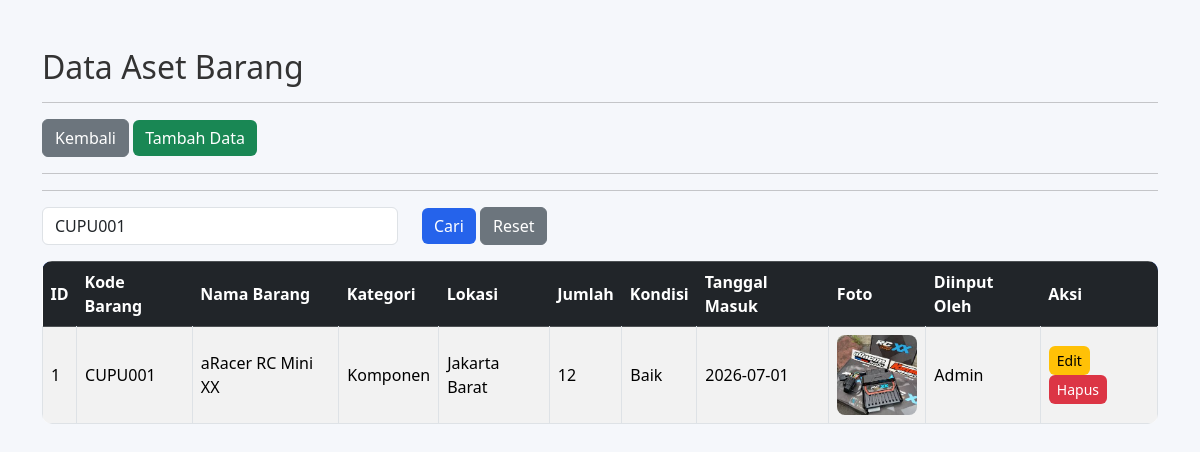
The app's page /view/aset/index.php?keyword=CUPU001 (signed in) with its own data.
### tables this page shows
CREATE TABLE `aset` (
  `id_aset` int(11) NOT NULL,
  `kode_barang` varchar(20) NOT NULL,
  `nama_barang` varchar(100) NOT NULL,
  `kategori` varchar(50) NOT NULL,
  `lokasi` varchar(100) NOT NULL,
  `jumlah` int(11) NOT NULL,
  `kondisi` enum('Baik','Rusak') NOT NULL,
  `tanggal_masuk` date NOT NULL,
  `foto` varchar(255) DEFAULT NULL,
  `user_input` varchar(100) NOT NULL
);

### model/Aset.php (called while the page is built, shortened)
<?php
require_once __DIR__ . "/../config/Database.php";
class Aset
{
    private $conn;
    public function __construct()
    {
        $database = new Database();
        $this->conn = $database->connect();
    }
public function search($keyword)
{
    $query = "SELECT * FROM aset
              WHERE
              kode_barang LIKE ?
              OR nama_barang LIKE ?
              OR kategori LIKE ?
              OR lokasi LIKE ?
              ORDER BY id_aset ASC";
    $stmt = $this->conn->prepare($query);
    $keyword = "%".$keyword."%";
    $stmt->bind_param(
        "ssss",
        $keyword,
        $keyword,
        $keyword,
        $keyword
    );
    $stmt->execute();
    return $stmt->get_result();
}
}

### config/Database.php (called while the page is built, shortened)
<?php
class Database
{
    private $host = "localhost";
    private $user = "root";
    private $pass = "";
    private $db   = "db_aset_barang";
    public function connect()
    {
        $this->conn = new mysqli(
            $this->host,
            $this->user,
            $this->pass,
            $this->db
        );
        return $this->conn;
    }
}

### view/aset/index.php (the view, shortened to what this page needs)
<?php
require_once "../../model/Aset.php";
$aset = new Aset();
if(isset($_GET['keyword']) && $_GET['keyword'] != "")
{
    $dataAset = $aset->search($_GET['keyword']);
}
else
{
    $dataAset = $aset->getAll();
}
?>
<!DOCTYPE html>
<html>
<head>
    <link href="https://cdn.jsdelivr.net/npm/bootstrap@5.3.3/dist/css/bootstrap.min.css" rel="stylesheet">
    <link rel="stylesheet" href="/uas_aset_barang/assets/css/style.css">
</head>
<body>
<div class="container mt-5">
    <h2>Data Aset Barang</h2>
    <hr>
    <a href="../dashboard.php" class="btn btn-secondary">
        Kembali
    </a>
    <a href="tambah.php" class="btn btn-success">
        Tambah Data
    </a>
    <hr>
<hr>
<form method="GET" class="row mb-3">
    <div class="col-md-4">
        <input
            type="text"
            name="keyword"
            class="form-control"
            placeholder="Cari kode, nama, kategori, lokasi..."
            value="<?= isset($_GET['keyword']) ? $_GET['keyword'] : ''; ?>">
    </div>
    <div class="col-md-2">
        <button class="btn btn-primary">
            Cari
        </button>
        <a href="index.php" class="btn btn-secondary">
            Reset
        </a>
    </div>
</form>
<table class="table table-bordered table-striped">
    <thead class="table-dark">
        <tr>
            <th>ID</th>
            <th>Kode Barang</th>
            <th>Nama Barang</th>
            <th>Kategori</th>
            <th>Lokasi</th>
            <th>Jumlah</th>
            <th>Kondisi</th>
            <th>Tanggal Masuk</th>
            <th>Foto</th>
            <th>Diinput Oleh</th>
            <th>Aksi</th>
        </tr>
    </thead>
    <tbody>
    <?php while($row = $dataAset->fetch_assoc()) : ?>
        <tr>
            <td><?= $row['id_aset']; ?></td>
            <td><?= $row['kode_barang']; ?></td>
            <td><?= $row['nama_barang']; ?></td>
            <td><?= $row['kategori']; ?></td>
            <td><?= $row['lokasi']; ?></td>
            <td><?= $row['jumlah']; ?></td>
            <td><?= $row['kondisi']; ?></td>
            <td><?= $row['tanggal_masuk']; ?></td>
            <td>
                <?php if($row['foto'] != "") : ?>
                    <img src="../../uploads/<?= $row['foto']; ?>" width="80">
                <?php else : ?>
                    Tidak ada foto
                <?php endif; ?>
            </td>
            <td><?= $row['user_input']; ?></td>
            <td>
                <a href="edit.php?id=<?= $row['id_aset']; ?>" class="btn btn-warning btn-sm">
                    Edit
                </a>
                <a href="../../controller/AsetController.php?hapus=<?= $row['id_aset']; ?>"
                   class="btn btn-danger btn-sm"
                   onclick="return confirm('Yakin ingin menghapus data ini?')">
                    Hapus
                </a>
            </td>
        </tr>
    <?php endwhile; ?>
    </tbody>
</table>
</div>
</body>
</html>

### assets/css/style.css (style rules this page uses)
body { background-color: #f4f6f9; font-family: Arial, Helvetica, sans-serif; color: #333; }
.container { margin-top: 20px; }
.form-control { border-radius: 6px; }
.btn { border-radius: 6px; }
.btn-success, .btn-primary, .btn-warning, .btn-danger { font-weight: 500; }
.table { background: white; border-radius: 10px; overflow: hidden; }
.table thead { background-color: #0d6efd; color: white; }
.table th, .table td { vertical-align: middle; }
img { border-radius: 8px; }
body { margin:0; font-family:'Segoe UI',sans-serif; background:#f5f7fb; }
.table { margin-top:15px; }
.table thead { background:#2563eb; color:white; }
.table th { border:none; }
.btn-primary { background:#2563eb; border:none; }
.btn-success { border:none; }
.btn-warning { border:none; }
.btn-danger { border:none; }

### records on screen
aset: id_aset "1", kode_barang "CUPU001", nama_barang "aRacer RC Mini XX", kategori "Komponen", lokasi "Jakarta Barat", jumlah "12", kondisi "Baik", tanggal_masuk "2026-07-01", foto (picture), user_input "Admin"
